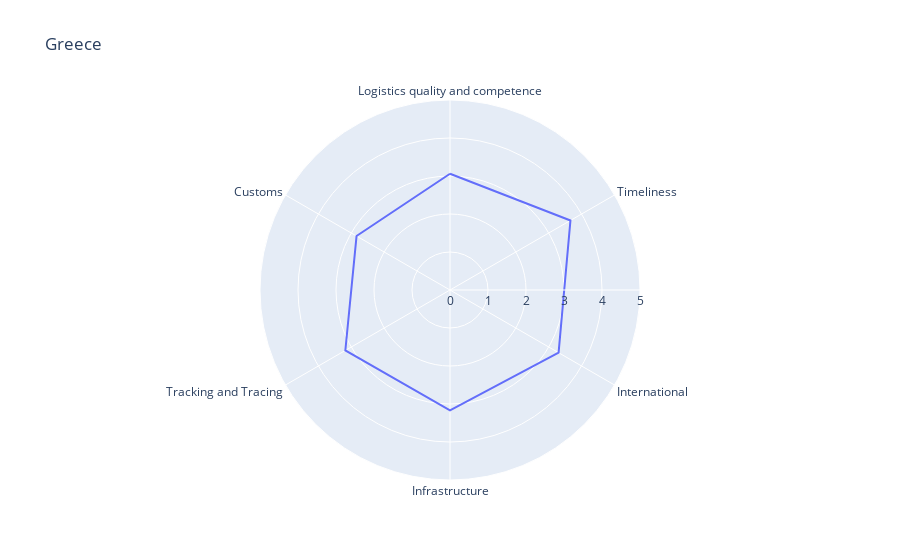

The notebook cell saved with this chart:
### Code cell
import plotly.express as px

fig = px.line_polar(greece, theta='Indicator', r='value', range_r=[0, 5], title='Greece', line_close=True)
fig.show()

### Figure 1 — Plotly figure (JSON) as saved in the notebook; plotly's stock layout.template omitted (floating-point values rounded to 4 significant figures)
{"data": [{"hovertemplate": "value=%{r}<br>Indicator=%{theta}<extra></extra>", "legendgroup": "", "line": {"color": "#636efa", "dash": "solid"}, "marker": {"symbol": "circle"}, "mode": "lines", "name": "", "r": [3.06, 3.66, 3.3, 3.17, 3.18, 2.84, 3.06], "showlegend": false, "subplot": "polar", "theta": ["Logistics quality and competence", "Timeliness", "International", "Infrastructure", "Tracking and Tracing", "Customs", "Logistics quality and competence"], "type": "scatterpolar"}], "layout": {"legend": {"tracegroupgap": 0}, "polar": {"angularaxis": {"direction": "clockwise", "rotation": 90}, "domain": {"x": [0, 1], "y": [0, 1]}, "radialaxis": {"range": [0, 5]}}, "title": {"text": "Greece"}}}
